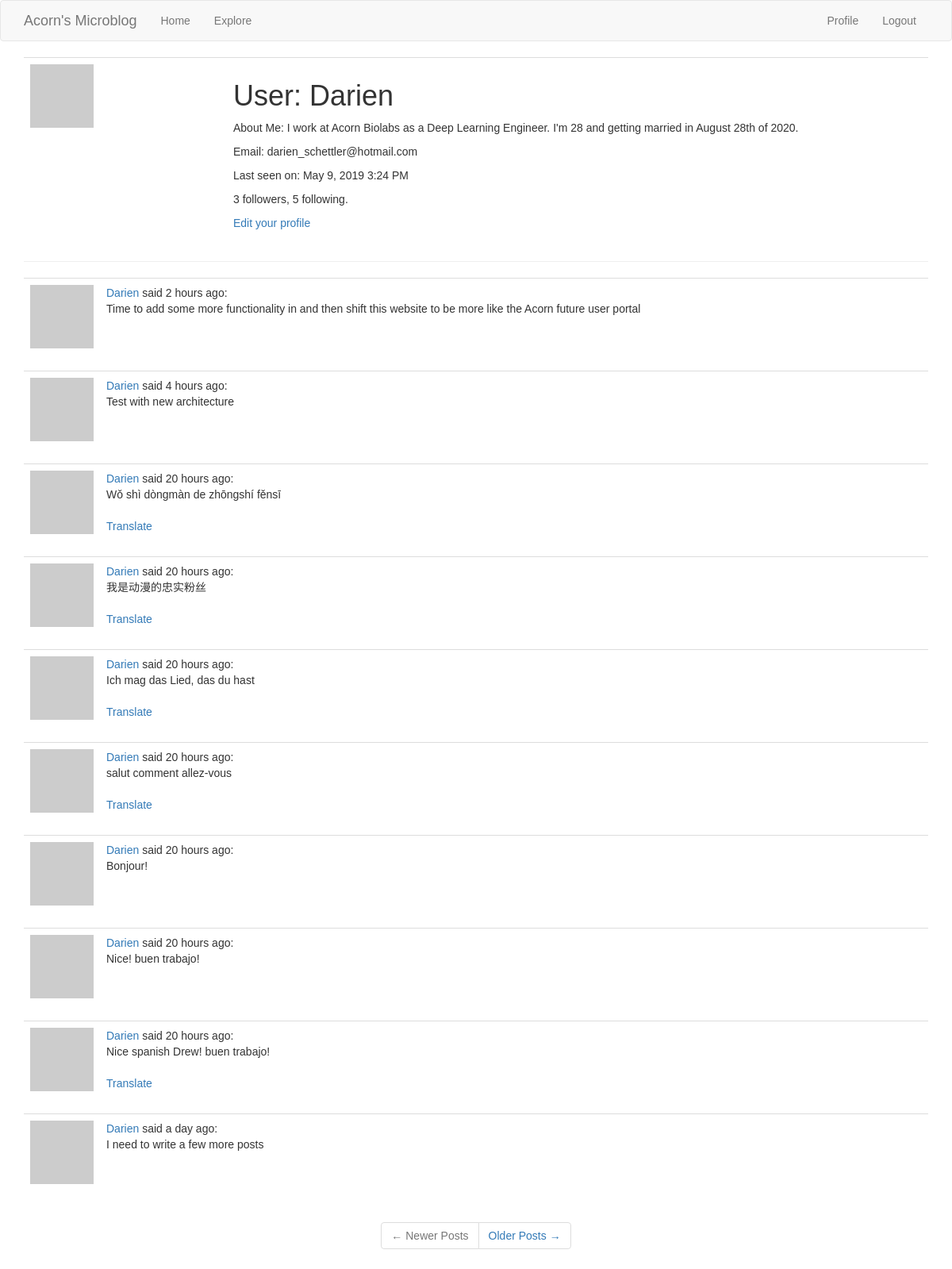
The app's page /user/Darien (signed in), older data.
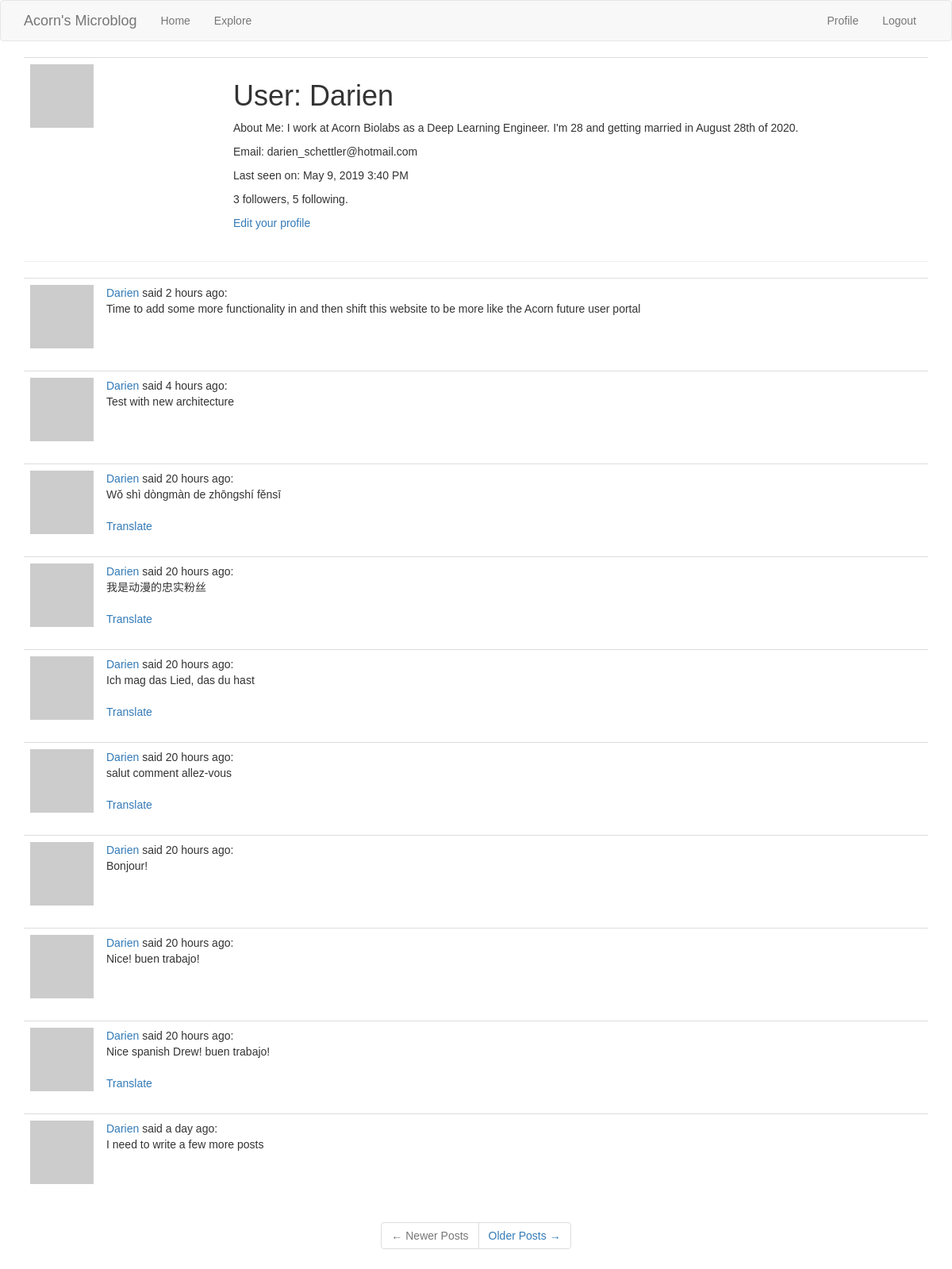
The same page, newer data.
### app/models.py (models this page shows, shortened)
class User(UserMixin, db.Model):
    id = db.Column(db.Integer, primary_key=True)
    username = db.Column(db.String(64), index=True, unique=True)
    email = db.Column(db.String(120), index=True, unique=True)
    password_hash = db.Column(db.String(128))
    posts = db.relationship('Post', backref='author', lazy='dynamic')
    followed = db.relationship('User',
                               secondary=followers,
                               primaryjoin=(followers.c.follower_id == id),
                               secondaryjoin=(followers.c.followed_id == id),
                               backref=db.backref('followers',
                                                  lazy='dynamic'),
                               lazy='dynamic')
    about_me = db.Column(db.String(140))
    last_seen = db.Column(db.DateTime, default=datetime.utcnow)
    def avatar(self, size):
        digest = md5(self.email.lower().encode('utf-8')).hexdigest()
        return 'https://www.gravatar.com/avatar/{}?d=identicon&s={}'.format(digest, size)

### app/main/routes.py (the view)
@bp.route('/user/<username>')
@login_required
def user(username):
    user = User.query.filter_by(username=username).first_or_404()
    page = request.args.get('page', 1, type=int)
    posts = user.posts.order_by(Post.timestamp.desc()).paginate(page, current_app.config['POSTS_PER_PAGE'], False)
    next_url = url_for('main.user', username=user.username, page=posts.next_num) if posts.has_next else None
    prev_url = url_for('main.user', username=user.username, page=posts.prev_num) if posts.has_prev else None
    return render_template('user.html', user=user, posts=posts.items, next_url=next_url, prev_url=prev_url)

### app/main/routes.py (called while the page is built)
@bp.before_request
def before_request():
    g.locale = str(get_locale())
    if current_user.is_authenticated:
        current_user.last_seen = datetime.utcnow()
        db.session.commit()

### app/models.py (called while the page is built)
@login.user_loader
def load_user(id):
    return User.query.get(int(id))  # DB may use numeric ID hence the int conversion

### app/templates/user.html
{% extends "base.html" %}
{% block app_content %}
    <table class="table table-hover">
        <tr>
            <td width="256px">
                <img src="{{ user.avatar(256) }}">
            </td>
            <td>
                <h1>User: {{ user.username }}</h1>
                {% if user.about_me %}
                    <p>
                        About Me: {{ user.about_me }}
                    </p>
                {% endif %}
                <p>
                    Email: {{ user.email }}
                </p>
                {% if user.last_seen %}
                    <p>
                        Last seen on: {{ moment(user.last_seen).format('LLL') }}
                    </p>
                {% endif %}
                <p>{{ user.followers.count() }} followers, {{ user.followed.count() }} following.</p>
                {% if user == current_user %}
                    <p>
                        <a href="{{ url_for('main.edit_profile') }}">
                            Edit your profile
                        </a>
                    </p>
                {% elif not current_user.is_following(user) %}
                    <p>
                        <a href="{{ url_for('main.follow', username=user.username) }}">
                            Follow
                        </a>
                    </p>
                {% else %}
                    <p>
                        <a href="{{ url_for('main.unfollow', username=user.username) }}">
                            Un-Follow
                        </a>
                    </p>
                {% endif %}
            </td>
        </tr>
    </table>
    <hr>
    {% for post in posts %}
        {% include '_post.html' %}
    {% endfor %}
    <div class="row text-center">
        <nav aria-label="...">
            <ul class="pagination">
                <li class="page-item{% if not prev_url %} disabled{% endif %}">
                    <a class="page-link" href="{{ prev_url or '#' }}" tabindex="{% if not prev_url %}-1{%else%}1{%endif%}">
                        <span aria-hidden="true">&larr;</span> Newer Posts
                    </a>
                </li>
                <li class="page-item{% if not next_url %} disabled{% endif %}">
                    <a class="page-link" href="{{ next_url or '#' }}" tabindex="{% if not next_url %}-1{%else%}1{%endif%}">
                        Older Posts <span aria-hidden="true">&rarr;</span>
                    </a>
                </li>
            </ul>
        </nav>
    </div>
{% endblock %}

Row changes from the older to the newer data that the page shows:
changed User "Darien": last_seen "May 9, 2019 3:24 PM" → "May 9, 2019 3:40 PM"
